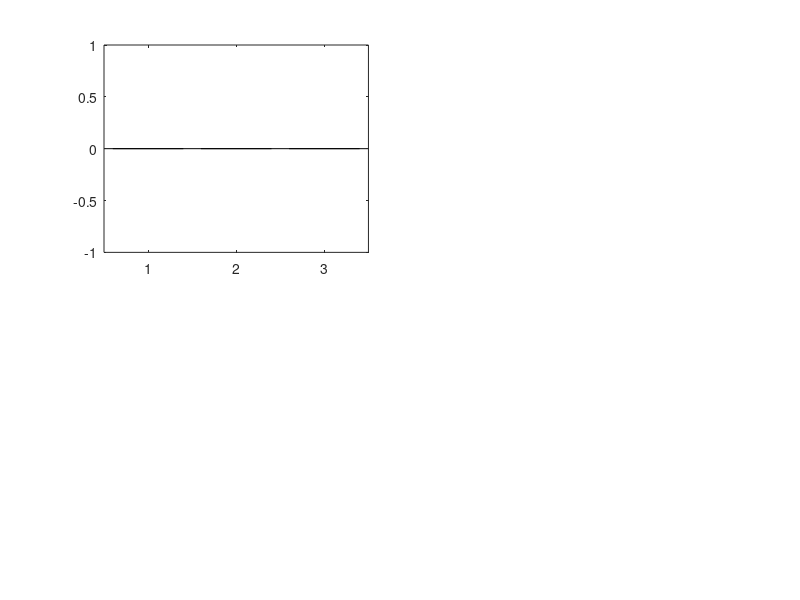

Write the MATLAB code that produced this figure. (Note: this script raises an error after producing the figure.)
function plot_sota_comparison()
% PLOT_SOTA_COMPARISON
% Generates comparison charts for MyECOTracker vs OSTrack vs STARK on
% LaSOT head-tail-40 and OTB-100. Reads summary.csv + per_sequence_metrics.csv
% produced by the Python runners.
%
% Output: PNG + .fig under overall_result/sota_comparison/matlab/

repo_root = fileparts(fileparts(mfilename('fullpath')));
out_dir = fullfile(repo_root, 'overall_result', 'sota_comparison', 'matlab');
if ~exist(out_dir, 'dir')
    mkdir(out_dir);
end

%% ===== Data sources =====
% LaSOT head-tail-40
lasot_sources = {
    struct('label', 'MyECOTracker', ...
           'summary',  fullfile(repo_root, 'jetson_reports', 'verified_otb936_dual_acc_lasot_headtail40', 'summary.csv'), ...
           'per_seq',  fullfile(repo_root, 'jetson_reports', 'verified_otb936_dual_acc_lasot_headtail40', 'per_sequence_metrics.csv')), ...
    struct('label', 'OSTrack-384', ...
           'summary',  fullfile(repo_root, 'OtherTracker', 'lasot', 'lasot936', 'OSTrack', 'summary.csv'), ...
           'per_seq',  fullfile(repo_root, 'OtherTracker', 'lasot', 'lasot936', 'OSTrack', 'per_sequence_metrics.csv')), ...
    struct('label', 'STARK-ST101', ...
           'summary',  fullfile(repo_root, 'OtherTracker', 'lasot', 'lasot936', 'STARK', 'summary.csv'), ...
           'per_seq',  fullfile(repo_root, 'OtherTracker', 'lasot', 'lasot936', 'STARK', 'per_sequence_metrics.csv')) ...
};

% OTB-100
otb_sources = {
    struct('label', 'MyECOTracker', ...
           'summary',  fullfile(repo_root, 'overall_result', 'jetson_verified_otb936_dual_acc_otb100_full_20260404_1618', 'summary.csv'), ...
           'per_seq',  fullfile(repo_root, 'overall_result', 'jetson_verified_otb936_dual_acc_otb100_full_20260404_1618', 'per_sequence_metrics.csv')), ...
    struct('label', 'OSTrack-384', ...
           'summary',  fullfile(repo_root, 'OtherTracker', 'OSTrack', 'otb100_results', 'summary.csv'), ...
           'per_seq',  fullfile(repo_root, 'OtherTracker', 'OSTrack', 'otb100_results', 'per_sequence_metrics.csv')), ...
    struct('label', 'STARK-ST101', ...
           'summary',  fullfile(repo_root, 'OtherTracker', 'Stark', 'otb100_results', 'summary.csv'), ...
           'per_seq',  fullfile(repo_root, 'OtherTracker', 'Stark', 'otb100_results', 'per_sequence_metrics.csv')) ...
};

colors = [0.20 0.40 0.85;   % MyECOTracker - blue
          0.85 0.25 0.20;   % OSTrack      - red
          0.20 0.65 0.30];  % STARK        - green

%% ===== LaSOT plots =====
fprintf('=== LaSOT head-tail-40 ===\n');
lasot_data = load_all(lasot_sources);
plot_summary_bars(lasot_data, colors, 'LaSOT head-tail-40 (40 sequences)', ...
                  fullfile(out_dir, 'lasot_headtail40_summary'));
plot_per_sequence_auc(lasot_data, colors, 'LaSOT head-tail-40', ...
                      fullfile(out_dir, 'lasot_headtail40_per_sequence_auc'));
plot_auc_fps_scatter(lasot_data, colors, 'LaSOT head-tail-40', ...
                     fullfile(out_dir, 'lasot_headtail40_auc_vs_fps'));

%% ===== OTB plots =====
fprintf('\n=== OTB-100 ===\n');
otb_data = load_all(otb_sources);
plot_summary_bars(otb_data, colors, 'OTB-100 (100 sequences)', ...
                  fullfile(out_dir, 'otb100_summary'));
plot_per_sequence_auc(otb_data, colors, 'OTB-100', ...
                      fullfile(out_dir, 'otb100_per_sequence_auc'));
plot_auc_fps_scatter(otb_data, colors, 'OTB-100', ...
                     fullfile(out_dir, 'otb100_auc_vs_fps'));

fprintf('\nFigures saved to: %s\n', out_dir);
end


%% ===== Helpers =====

function data = load_all(sources)
data = cell(numel(sources), 1);
for i = 1:numel(sources)
    s = sources{i};
    if ~exist(s.summary, 'file')
        fprintf('  [missing] %s -> %s\n', s.label, s.summary);
        data{i} = struct('label', s.label, 'auc', NaN, 'precision', NaN, ...
                         'success50', NaN, 'fps', NaN, ...
                         'seq_names', {{}}, 'seq_auc', [], 'seq_fps', []);
        continue;
    end
    summary = read_summary_csv(s.summary);
    per_seq = read_per_sequence_csv(s.per_seq);
    fprintf('  [ok] %s: AUC=%.2f  P20=%.2f  FPS=%.2f\n', ...
            s.label, summary.auc, summary.precision, summary.fps);
    data{i} = struct('label', s.label, ...
                     'auc', summary.auc, ...
                     'precision', summary.precision, ...
                     'success50', summary.success50, ...
                     'fps', summary.fps, ...
                     'seq_names', {per_seq.names}, ...
                     'seq_auc', per_seq.auc, ...
                     'seq_fps', per_seq.fps);
end
end


function out = read_summary_csv(path)
% Robust CSV row reader that accepts either {AUC,Precision,Success50,FPS_avg_seq}
% (new format) or {AUC_mean,Precision_mean,Success50_mean,FPS_avg_seq} (legacy).
t = readtable(path);
out.auc       = pick_col(t, {'AUC', 'AUC_mean', 'auc'});
out.precision = pick_col(t, {'Precision', 'Precision_mean', 'precision'});
out.success50 = pick_col(t, {'Success50', 'Success50_mean', 'success50'});
out.fps       = pick_col(t, {'FPS_avg_seq', 'fps_avg_seq'});
end


function out = read_per_sequence_csv(path)
out.names = {};
out.auc = [];
out.fps = [];
if ~exist(path, 'file')
    return;
end
t = readtable(path);
name_col = pick_col_text(t, {'sequence', 'name'});
auc_col  = pick_col(t, {'auc', 'AUC', 'AUC_mean'});
fps_col  = pick_col(t, {'fps', 'FPS_avg_seq'});
out.names = name_col;
out.auc = auc_col;
out.fps = fps_col;
end


function v = pick_col(t, names)
v = NaN;
for k = 1:numel(names)
    if any(strcmp(t.Properties.VariableNames, names{k}))
        raw = t.(names{k});
        if iscell(raw)
            raw = str2double(raw);
        end
        v = raw;
        return;
    end
end
end


function c = pick_col_text(t, names)
c = {};
for k = 1:numel(names)
    if any(strcmp(t.Properties.VariableNames, names{k}))
        c = t.(names{k});
        if ~iscell(c)
            c = cellstr(string(c));
        end
        return;
    end
end
end


function plot_summary_bars(data, colors, title_str, out_base)
labels = cellfun(@(d) d.label, data, 'UniformOutput', false);
n = numel(data);
auc       = arrayfun(@(i) data{i}.auc,       1:n);
prec      = arrayfun(@(i) data{i}.precision, 1:n);
succ50    = arrayfun(@(i) data{i}.success50, 1:n);
fps       = arrayfun(@(i) data{i}.fps,       1:n);

fig = figure('Position', [100 100 1200 700], 'Color', 'w', 'Visible', 'off');

subplot(2,2,1);
draw_bar(auc, labels, colors(1:n,:), 'AUC (%)');
title(sprintf('%s — Success AUC', title_str), 'Interpreter', 'none', 'FontWeight','bold');

subplot(2,2,2);
draw_bar(prec, labels, colors(1:n,:), 'Precision @ 20px (%)');
title(sprintf('%s — Precision', title_str), 'Interpreter', 'none', 'FontWeight','bold');

subplot(2,2,3);
draw_bar(succ50, labels, colors(1:n,:), 'Success @ IoU 0.5 (%)');
title(sprintf('%s — Success50', title_str), 'Interpreter', 'none', 'FontWeight','bold');

subplot(2,2,4);
draw_bar(fps, labels, colors(1:n,:), 'FPS (avg / sequence)');
title(sprintf('%s — FPS', title_str), 'Interpreter', 'none', 'FontWeight','bold');

exportgraphics(fig, [out_base '.png'], 'Resolution', 150);
savefig(fig, [out_base '.fig']);
close(fig);
fprintf('  saved: %s.png\n', out_base);
end


function draw_bar(values, labels, colors, ylabel_str)
b = bar(values, 'FaceColor', 'flat');
b.CData = colors;
xticklabels(labels);
ylabel(ylabel_str);
grid on;
ymax = max(values) * 1.15;
if ~isfinite(ymax) || ymax <= 0
    ymax = 1;
end
ylim([0, ymax]);
for i = 1:numel(values)
    if isfinite(values(i))
        text(i, values(i) + ymax * 0.02, sprintf('%.2f', values(i)), ...
             'HorizontalAlignment', 'center', 'FontSize', 9, 'FontWeight', 'bold');
    end
end
set(gca, 'FontSize', 10);
end


function plot_per_sequence_auc(data, colors, title_str, out_base)
n = numel(data);
% Build union of sequence names from all trackers (ordered by first appearance).
all_names = {};
for i = 1:n
    if isempty(data{i}.seq_names)
        continue;
    end
    for k = 1:numel(data{i}.seq_names)
        nm = data{i}.seq_names{k};
        if ~any(strcmp(all_names, nm))
            all_names{end+1} = nm; %#ok<AGROW>
        end
    end
end
if isempty(all_names)
    return;
end

M = NaN(numel(all_names), n);
for j = 1:n
    nms = data{j}.seq_names;
    aucs = data{j}.seq_auc;
    for k = 1:numel(nms)
        idx = find(strcmp(all_names, nms{k}), 1);
        if ~isempty(idx)
            M(idx, j) = aucs(k);
        end
    end
end

fig = figure('Position', [100 100 max(1600, 24*numel(all_names)) 600], 'Color', 'w', 'Visible', 'off');
b = bar(M, 'grouped');
for j = 1:n
    b(j).FaceColor = colors(j,:);
end
xticks(1:numel(all_names));
xticklabels(all_names);
xtickangle(60);
ylabel('AUC (%)');
ylim([0, 100]);
grid on;
legend(arrayfun(@(i) data{i}.label, 1:n, 'UniformOutput', false), 'Location', 'best');
title(sprintf('%s — per-sequence Success AUC', title_str), 'Interpreter', 'none', 'FontWeight','bold');
set(gca, 'FontSize', 9);

exportgraphics(fig, [out_base '.png'], 'Resolution', 150);
savefig(fig, [out_base '.fig']);
close(fig);
fprintf('  saved: %s.png\n', out_base);
end


function plot_auc_fps_scatter(data, colors, title_str, out_base)
n = numel(data);
fig = figure('Position', [100 100 800 600], 'Color', 'w', 'Visible', 'off');
hold on;
auc = arrayfun(@(i) data{i}.auc, 1:n);
fps = arrayfun(@(i) data{i}.fps, 1:n);
labels = arrayfun(@(i) data{i}.label, 1:n, 'UniformOutput', false);
for i = 1:n
    scatter(fps(i), auc(i), 250, colors(i,:), 'filled', 'MarkerEdgeColor','k');
    text(fps(i) + max(fps)*0.02, auc(i), labels{i}, 'FontSize', 11, 'FontWeight','bold');
end
xlabel('FPS (avg / sequence)');
ylabel('AUC (%)');
title(sprintf('%s — Accuracy vs Speed', title_str), 'Interpreter', 'none', 'FontWeight','bold');
grid on;
xlim([0, max(fps) * 1.3]);
ylim([0, 100]);
set(gca, 'FontSize', 11);

exportgraphics(fig, [out_base '.png'], 'Resolution', 150);
savefig(fig, [out_base '.fig']);
close(fig);
fprintf('  saved: %s.png\n', out_base);
end
